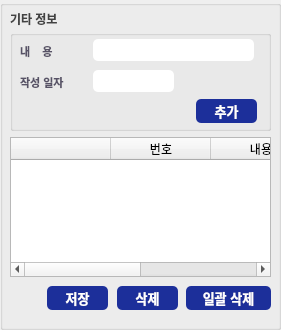
  <widget class="QGroupBox" name="groupBox_other">
   <property name="geometry">
    <rect>
     <x>1014</x>
     <y>352</y>
     <width>281</width>
     <height>330</height>
    </rect>
   </property>
   <property name="title">
    <string/>
   </property>
   <widget class="QLabel" name="label_other_title">
    <property name="geometry">
     <rect>
      <x>10</x>
      <y>10</y>
      <width>111</width>
      <height>16</height>
     </rect>
    </property>
    <property name="styleSheet">
     <string notr="true">border: none;</string>
    </property>
    <property name="text">
     <string>&lt;html&gt;&lt;head/&gt;&lt;body&gt;&lt;p&gt;&lt;span style=&quot; font-weight:600; color:#424242;&quot;&gt;기타 정보&lt;/span&gt;&lt;/p&gt;&lt;/body&gt;&lt;/html&gt;</string>
    </property>
   </widget>
   <widget class="QGroupBox" name="groupBox_other_info">
    <property name="geometry">
     <rect>
      <x>10</x>
      <y>30</y>
      <width>261</width>
      <height>101</height>
     </rect>
    </property>
    <property name="styleSheet">
     <string notr="true"/>
    </property>
    <property name="title">
     <string/>
    </property>
    <widget class="QLabel" name="label_other_info">
     <property name="geometry">
      <rect>
       <x>10</x>
       <y>13</y>
       <width>61</width>
       <height>16</height>
      </rect>
     </property>
     <property name="styleSheet">
      <string notr="true">border: none;</string>
     </property>
     <property name="text">
      <string>&lt;html&gt;&lt;head/&gt;&lt;body&gt;&lt;p align=&quot;justify&quot;&gt;&lt;span style=&quot; font-size:8pt; font-weight:600; color:#575266;&quot;&gt;내&amp;nbsp;&amp;nbsp;&amp;nbsp;&amp;nbsp;용&lt;/span&gt;&lt;/p&gt;&lt;/body&gt;&lt;/html&gt;</string>
     </property>
    </widget>
    <widget class="QLineEdit" name="lineEdit_other_info">
     <property name="geometry">
      <rect>
       <x>83</x>
       <y>9</y>
       <width>161</width>
       <height>22</height>
      </rect>
     </property>
     <property name="styleSheet">
      <string notr="true">background-color: rgb(255, 255, 255);
border-radius: 5px;</string>
     </property>
    </widget>
    <widget class="QPushButton" name="btn_other_insert">
     <property name="geometry">
      <rect>
       <x>186</x>
       <y>69</y>
       <width>61</width>
       <height>24</height>
      </rect>
     </property>
     <property name="cursor">
      <cursorShape>PointingHandCursor</cursorShape>
     </property>
     <property name="styleSheet">
      <string notr="true">font: 13px;
font-weight: bold;
background-color: rgb(28, 47, 154);
color: white;
border-radius: 5px;
cursor: pointer;</string>
     </property>
     <property name="text">
      <string>추가</string>
     </property>
    </widget>
    <widget class="QLineEdit" name="lineEdit_other_data_date">
     <property name="geometry">
      <rect>
       <x>83</x>
       <y>40</y>
       <width>81</width>
       <height>22</height>
      </rect>
     </property>
     <property name="styleSheet">
      <string notr="true">background-color: rgb(255, 255, 255);
border-radius: 5px;</string>
     </property>
    </widget>
    <widget class="QLabel" name="label_other_data_date">
     <property name="geometry">
      <rect>
       <x>10</x>
       <y>44</y>
       <width>60</width>
       <height>16</height>
      </rect>
     </property>
     <property name="styleSheet">
      <string notr="true">border: none;</string>
     </property>
     <property name="text">
      <string>&lt;html&gt;&lt;head/&gt;&lt;body&gt;&lt;p align=&quot;justify&quot;&gt;&lt;span style=&quot; font-size:8pt; font-weight:600; color:#575266;&quot;&gt;작성 일자&lt;/span&gt;&lt;/p&gt;&lt;/body&gt;&lt;/html&gt;</string>
     </property>
    </widget>
   </widget>
   <widget class="QTableWidget" name="tableWidget_other">
    <property name="geometry">
     <rect>
      <x>10</x>
      <y>137</y>
      <width>261</width>
      <height>140</height>
     </rect>
    </property>
    <property name="editTriggers">
     <set>QAbstractItemView::DoubleClicked</set>
    </property>
    <column>
     <property name="text">
      <string/>
     </property>
    </column>
    <column>
     <property name="text">
      <string>번호</string>
     </property>
    </column>
    <column>
     <property name="text">
      <string>내용</string>
     </property>
    </column>
    <column>
     <property name="text">
      <string>작성일자</string>
     </property>
    </column>
   </widget>
   <widget class="QPushButton" name="btn_other_all_delete">
    <property name="geometry">
     <rect>
      <x>186</x>
      <y>286</y>
      <width>85</width>
      <height>24</height>
     </rect>
    </property>
    <property name="cursor">
     <cursorShape>PointingHandCursor</cursorShape>
    </property>
    <property name="styleSheet">
     <string notr="true">font: 13px;
font-weight: bold;
background-color: rgb(28, 47, 154);
color: white;
border-radius: 5px;
cursor: pointer;</string>
    </property>
    <property name="text">
     <string>일괄 삭제</string>
    </property>
   </widget>
   <widget class="QPushButton" name="btn_other_delete">
    <property name="geometry">
     <rect>
      <x>117</x>
      <y>286</y>
      <width>61</width>
      <height>24</height>
     </rect>
    </property>
    <property name="cursor">
     <cursorShape>PointingHandCursor</cursorShape>
    </property>
    <property name="styleSheet">
     <string notr="true">font: 13px;
font-weight: bold;
background-color: rgb(28, 47, 154);
color: white;
border-radius: 5px;
cursor: pointer;</string>
    </property>
    <property name="text">
     <string>삭제</string>
    </property>
   </widget>
   <widget class="QPushButton" name="btn_other_update">
    <property name="geometry">
     <rect>
      <x>47</x>
      <y>286</y>
      <width>61</width>
      <height>24</height>
     </rect>
    </property>
    <property name="cursor">
     <cursorShape>PointingHandCursor</cursorShape>
    </property>
    <property name="styleSheet">
     <string notr="true">font: 13px;
font-weight: bold;
background-color: rgb(28, 47, 154);
color: white;
border-radius: 5px;
cursor: pointer;</string>
    </property>
    <property name="text">
     <string>저장</string>
    </property>
   </widget>
  </widget>
